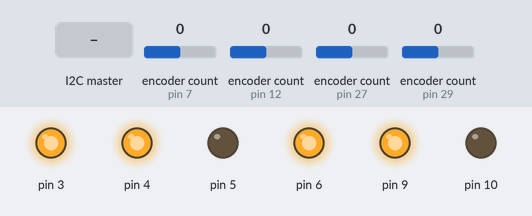
A sketch run on a simulated Arduino Nano, built with avr-gcc and run on an emulated ATmega328P. Shown: output pins drawn as LEDs (lit = HIGH). The inputs (shaded band) are chosen by the test bench; at power-on: encoder count (sensors on pin 29, pin 7, pin 12, pin 27) 0.

Above: at 2.2 s.
2.3 s: encoder count (sensor on pin 29) set to -1
At 3.1 s:
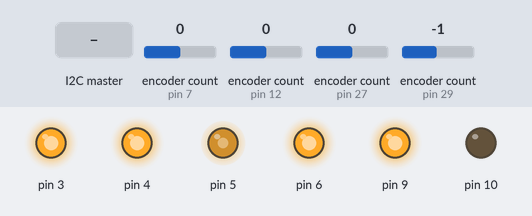
3.8 s: encoder count (sensor on pin 7) set to 1
6.8 s: encoder count (sensor on pin 12) set to 1
At 7.5 s:
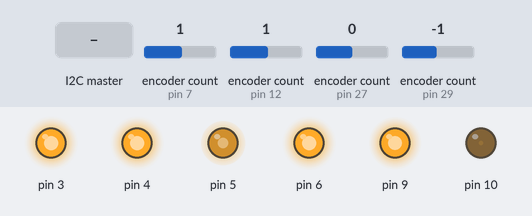
8.3 s: the I2C master sends the byte 0
At 9.2 s:
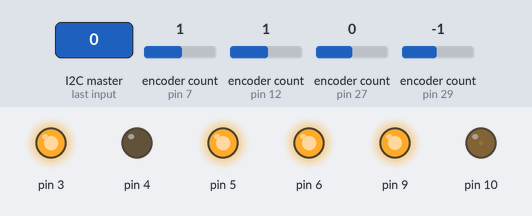
Timing chart, 0 to 8.7 s (numbered marks = the images above; inputs shaded):
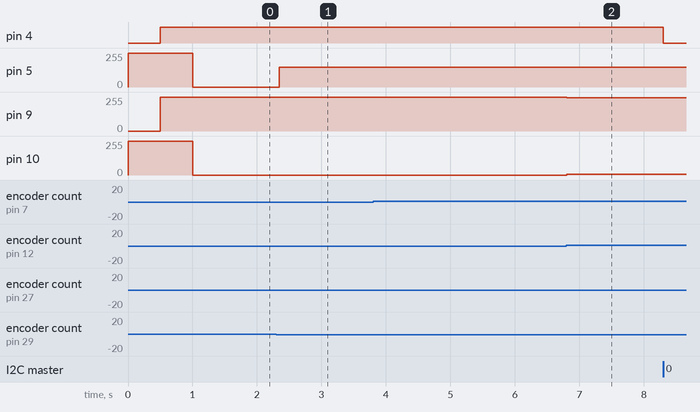

The sketch:

rotary_encoder_module_new_5.ino
```cpp
// Working code for the 4 x rotary encoder module of the Nashesizer - includes commented out workings - to tidy up
// Uses EC12PLRGBSDVBF-D-25K-24-24C-6108-6H rotary encoders with in-built RGB LED from Pimoroni - https://shop.pimoroni.com/products/rotary-encoder-illuminated-rgb...
// + Arduino Nano + passive components
// Requires the Wire, Encoder and RGBLED libraries.
// Coded in Arduino IDE 1.8.5 and Teensyduino 1.4.0
// I2C two-way comms tested and working (might yet be refined) via the module's slave Arduino Nano to/from the master Teensy 3.6 to/from the Processing...
// Nashesizer-Hub OSC-to-Serial bridge to/from Live (upstream)
// Sends encoder position into Live and also updates encoder positions and their RGB LED colour when a change is made to a LiveGrabber assigned GUI control in Live
// Variable names are somewhat long but explicit to help readability of the code
// Schematic still being finalised - current version in root folder


///////////////////////////////////////
/// LIBRARIES + GLOBALS
///////////////////////////////////////

#include <Wire.h> // I2C
#include <Encoder.h>
/*
  RGBLedExample
  Example for the RGBLED Library
  Created by Bret Stateham, November 13, 2014
  You can get the latest version from http://github.com/BretStateham/RGBLED
*/
#include <RGBLED.h>

/// Wire configuration
int clockFrequency = 400000;

// data sent from Teensy 3.6
//char buf[20];
boolean newFromTeensyMessage = false;
//String fromTeensyMessage = "";
//int encNo, encValue = 0;
//float encValueF = 0.0;
byte paramNoB, encValueInB = B00000000;
int paramNoI, encNoInI, encValueInI = 0;


/// rotary encoders
// pointer to pointer - enables less repetion in the code via for loops using multiple pointers to
// Encoder objects of the form rotEnc[i] - these declared in setup();
Encoder** rotEnc;
int encRead[4], encReadLast[4] = {0, 0, 0, 0};
int encI[4] = {0, 0, 0, 0};
byte encB[4] = {B00000000, B00000000, B00000000, B00000000};
int lastEncUsed, lastEncUsedTemp = 0;
int noEncsAttached = 4;
boolean physicalUpdate = false;

// coarse + fine resolution modes
int resMode = 0;

/// RGB LEDs
RGBLED** rgbLedRE; // pointer to pointer - as per Encoder

// simple timer for printing debugging info to Serial Monitor
unsigned long currentTime;
unsigned long lastTime;
unsigned long delayTime = 200;


///////////////////////////////////////
/// SET UP
///////////////////////////////////////

void setup() {

  Serial.begin(250000);

  Wire.begin(2); // join i2c bus with address #2
  Wire.setClock(clockFrequency);
  Wire.onRequest(requestEvent); // register event - function below
  Wire.onReceive(receiveEvent); // register event - function below

  // allocate a buffer in memory for manipulating Strings
  // TO DO - Mike Cook recommends that Arduino String should be avoided because of lack of garbage collection - but String manipulation is far more straightforward to use
  // and using reserve minimises fragmentation of the heap according to this Adafruit guide on Optimising SRAM - https://learn.adafruit.com/memories-of-an-arduino/optimizing-sram
  // now replaced this method with a simpler reading of two bytes
  //fromTeensyMessage.reserve(12);

  // Change these two numbers to the pins connected to your encoder.
  //   Best Performance: both pins have interrupt capability
  //   Good Performance: only the first pin has interrupt capability
  //   Low Performance:  neither pin has interrupt capability
  //   avoid using pins with LEDs attached
  rotEnc = new Encoder*[noEncsAttached];
  rotEnc[0] = new Encoder(7, 8);
  rotEnc[1] = new Encoder(12, 24);
  rotEnc[2] = new Encoder(27, 28);
  rotEnc[3] = new Encoder(29, 30);

  // Declare an RGBLED instanced named rgbLed
  // Red, Green and Blue LED legs are connected to PWM pins 11,9 & 6 respectively
  // In this example, we have a COMMON_ANODE LED, use COMMON_CATHODE otherwise
  rgbLedRE = new RGBLED*[noEncsAttached];
  rgbLedRE[0] = new RGBLED(3, 4, 5, COMMON_ANODE);
  rgbLedRE[1] = new RGBLED(6, 9, 10, COMMON_ANODE);
  rgbLedRE[2] = new RGBLED(25, 32, 20, COMMON_ANODE);
  rgbLedRE[3] = new RGBLED(21, 22, 23, COMMON_ANODE);

  // flash the encoder LEDs green at power up
  for (int i = 0; i < noEncsAttached; i++) {
    rgbLedRE[i]->writeRGB(0, 255, 0);
  }
  delay(500);
  for (int i = 0; i < noEncsAttached; i++) {
    rgbLedRE[i]->writeRGB(0, 0, 0);
  }
  delay(500);

  currentTime = millis();
  lastTime = currentTime;

}


///////////////////////////////////////
/// MAIN LOOP
///////////////////////////////////////

void loop() {

  // simple timer
  currentTime = millis();

  // recive message from Teensy I2C master
  if (newFromTeensyMessage) handleTeensyMessage(); // do something with message from the Teensy

  // read the encoder values
  for (int i = 0; i < noEncsAttached; i++) {
    encRead[i] = rotEnc[i]->read();
  }

  // check which encoder was used last
  for (int i = 0; i < noEncsAttached; i++) {
    if (encRead[i] != encReadLast[i]) {
      physicalUpdate = true;
      lastEncUsedTemp = i;
    }
    encReadLast[i] = encRead[i];
  }

  // limit the encoder values to between 0 & 255
  for (int i = 0; i < noEncsAttached; i++) {
    if (encRead[i] > 255) {
      encI[i] = 255;
    } else if (encRead[i] < 0) {
      encI[i] = 0;
    } else {
      encI[i] = encRead[i];
    }
    encB[i] = byte(encI[i]);
  }

//      // debugging
//      if (currentTime - lastTime >= delayTime) {
//  //      for (int i = 0; i < noEncsAttached; i++) {
//  //        Serial.print("encRead[");
//  //        Serial.print(i);
//  //        Serial.print("]:" );
//  //        Serial.println(encRead[i]);
//  //        Serial.print("encI[");
//  //        Serial.print(i);
//  //        Serial.print("]:" );
//  //        Serial.println(encI[i]);
//  //        Serial.print("encB[");
//  //        Serial.print(i);
//  //        Serial.print("]:" );
//  //        Serial.println(encB[i]);
//  //      }
//        Serial.print("lastEncUsed: ");
//        Serial.println(lastEncUsed);
//        lastTime = currentTime;  // Updates lastTime
//      }

  // sets the last encoder used - either physically or via OSC
  if (physicalUpdate == true) {
    lastEncUsed = lastEncUsedTemp;
  } else if (physicalUpdate == false) {
    lastEncUsed = encValueInI;
  }

  if (resMode == 0) { // default coarse mode

    // adjust the colour of the built-in RGB LED
    // red for below 0 and above 255, blue (0) to green (255)
    for (int i = 0; i < noEncsAttached; i++) {
      if (encRead[i] > 255) {
        rgbLedRE[i]->writeRGB(30, 0, 0);
      } else if (encRead[i] < 0) {
        rgbLedRE[i]->writeRGB(30, 0, 0);
      } else {
        rgbLedRE[i]->writeRGB(0, encI[i], 255 - encI[i]);
      }
    }

  } else if (resMode == 1) { // fine mode

    // TO DO - this likely activated from the buttons module and/or 7" touchscreen display
    // - yet to implement

  }

}

///////////////////////////////////////
/// Nashesizer module functions
///////////////////////////////////////

// function that executes whenever data is requested by Teensy I2C master
// this function is registered as an event, see setup()
void requestEvent() {

  Wire.write(byte(lastEncUsed)); // respond with message of 1 byte as expected by master
  Wire.write(encB[lastEncUsed]); // respond with message of 1 byte as expected by master

}

// function that executes whenever data is received from Teensy I2C master
// this function is registered as an event, see setup()
void receiveEvent(int howMany) {

  // worked - but simplifying to just reading 2 incoming bytes
  //  for ( int i = 0; i < sizeof(buf);  ++i ) buf[i] = (char)0; // clear the buffer
  //  fromTeensyMessage = ""; // reset the message
  //  static int i = 0;
  //  while (Wire.available() > 0 && newFromTeensyMessage == false) { // loop through all but the last byte
  //    //// debugging
  //    //char c = Wire.read(); // receive byte as a character
  //    //Serial.print(c); // print the character
  //    buf[i] = Wire.read();
  //    //Serial.print(buf[i]); // debugging
  //    if (buf[i] == ':') { // added ':' delimiter to end of I2C writes from Teensy
  //      newFromTeensyMessage = true;
  //      i = 0;
  //    } else {
  //      // compile the message from the buffer
  //      fromTeensyMessage += buf[i];
  //      //Serial2.println(fromTeensyMessage); // debugging
  //      i += 1;
  //    }
  //  }

  while (Wire.available()) { // slave may send less than requested
    paramNoB = Wire.read(); // receive first byte as character
    paramNoI = int(paramNoB);
    // the Teensy sends the current parameter # - this has to be mapped to a specific encoder
    if (paramNoI == 1) { // Panning
      encNoInI = 3;
    } else if (paramNoI == 5) { // SendD
      encNoInI = 2;
    } else if (paramNoI == 6) { // SendE
      encNoInI = 1;
    } else if (paramNoI == 7) { // SendF
      encNoInI = 0;
    }

    encValueInB = Wire.read(); // receive second byte as character
    encValueInI = encValueInB;
    lastEncUsed = encValueInI;
    physicalUpdate = false;
    newFromTeensyMessage = true;
  }

}


void handleTeensyMessage() {

  // do something with the message

//  // debugging
//  Serial.print("paramNoI: ");
//  Serial.println(paramNoI);

  //  // worked - but simplifying to just reading 2 incoming bytes
  //  //Serial.println(fromTeensyMessage);
  //  // extracts values from fromTeensyMessage and updates the relevant encoder position and RGB LED colour
  //  // messages from the Teensy are always of the form 2,0.620000
  //  int ind1 = fromTeensyMessage.indexOf(',');  // finds location of the ,
  //  // extracts the encoder #
  //  encNo = fromTeensyMessage.substring(0, ind1).toInt();
  //  // extracts the encoder value
  //  encValueF = fromTeensyMessage.substring(ind1 + 1, fromTeensyMessage.length()).toFloat();
  //  // convert this float to an integer
  //  encValue = mapfi(encValueF, 0.0, 1.0, 0, 255);
  //  //  // debugging
  //  //  Serial.print("encNo: ");
  //  //  Serial.println(encNo);
  //  //  Serial.print("encValueF: ");
  //  //  Serial.println(encValueF);
  //  //  Serial.print("encValue: ");
  //  //  Serial.println(encValue);
  //  // write the value to the encoder
  //  rotEnc[encNo]->write(encValue);
  //  // update it's RGB LED
  //  rgbLedRE[encNo]->writeRGB(0, encValue, 255 - encValue);

  // write the value to the encoder
  rotEnc[encNoInI]->write(encValueInI);
  // update it's RGB LED
  rgbLedRE[encNoInI]->writeRGB(0, encValueInI, 255 - encValueInI);

  newFromTeensyMessage = false; // ready for next messaage

}

///////////////////////////////////////
/// Misc functions
///////////////////////////////////////

// no longer used
//// takes float inputs and outputs integers
//float mapfi(float x, float in_min, float in_max, int out_min, int out_max) {
//  return (x - in_min) * (out_max - out_min) / (in_max - in_min) + out_min;
//}
```

Measured:
- after the input at 2.3 s, pin 5: 0/255 → 149/255 at once
- after the input at 6.8 s, pin 5: stays 149/255 (without the input it goes to 4/255 after 0.73 s); pin 9: 255/255 → 251/255 at once; pin 10: 0/255 → 4/255 at once
